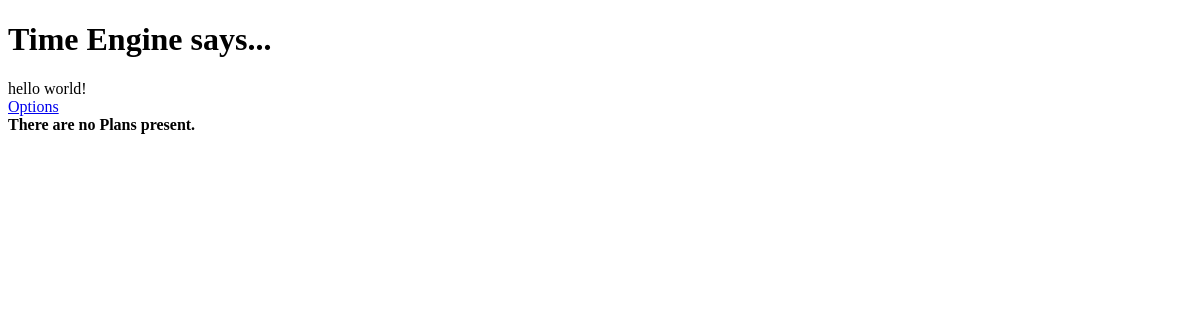
Before: /time_engine/ with the older database file.
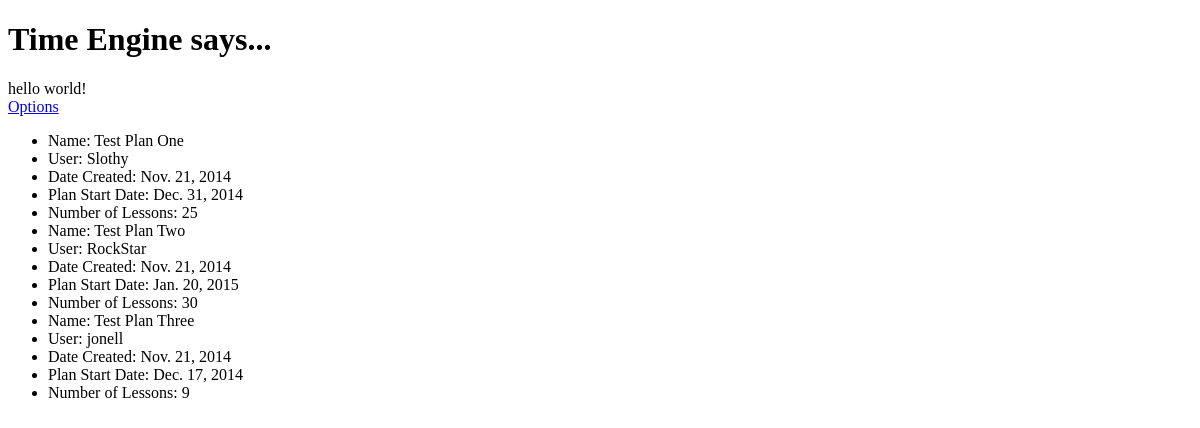
After: the same page with the newer database file.
### time_engine/models.py (models this page shows, shortened)
class Plan(models.Model):
    name = models.CharField(max_length=200)
    creation_date = models.DateField(auto_now_add=True)
    start_date = models.DateField()
    end_date = models.DateField(null=True, blank=True)
    user = models.ForeignKey(User)
    lesson_count = models.IntegerField(default=0)
    has_saturday = models.BooleanField(default=False)
    has_monday = models.BooleanField(default=False)
    has_tuesday = models.BooleanField(default=False)
    has_wednesday = models.BooleanField(default=False)
    has_thursday = models.BooleanField(default=False)
    has_friday = models.BooleanField(default=False)
    has_sunday = models.BooleanField(default=False)

### time_engine/views.py (the view)
def index(request):
    context = RequestContext(request)
    plan_list = Plan.objects.all()
    context_dict = {'allplans': plan_list}
    return render_to_response('time_engine/index.html', context_dict, context)

### templates/time_engine/index.html (shortened to what this page needs)
<!DOCTYPE html>
<html>
    <head>
    </head>
    <body>
        <h1>Time Engine says...</h1>
        hello world! <strong>{{ boldmessage }}</strong><br />
        <a href="/time_engine/options/">Options</a><br />
           {% if allplans %}
            <ul id="list">
                {% for plan in allplans %}
                    <li>Name: {{ plan.name }}</li>
                    <li>User: {{ plan.user }}</li>
                    <li>Date Created: {{ plan.creation_date }}</li>
                    <li>Plan Start Date: {{ plan.start_date }}</li>
                    <li>Number of Lessons: {{ plan.lesson_count }}</li>
                {% endfor %}
            </ul>
       {% else %}
            <strong>There are no Plans present.</strong>
       {% endif %}
    </body>
</html>

Changed rows visible on the page:
added Plan: name "Test Plan One", user "Slothy", creation_date "Nov. 21, 2014", start_date "Dec. 31, 2014", lesson_count "25"
added Plan: name "Test Plan Two", user "RockStar", creation_date "Nov. 21, 2014", start_date "Jan. 20, 2015", lesson_count "30"
added Plan: name "Test Plan Three", user "jonell", creation_date "Nov. 21, 2014", start_date "Dec. 17, 2014", lesson_count "9"
Other visible differences:
text no longer shown: "There are no Plans present."
